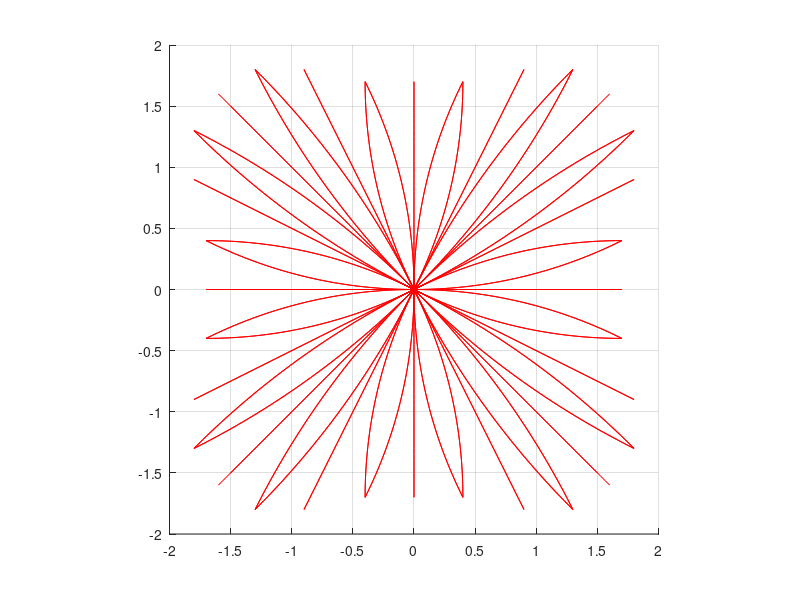

Source code (MATLAB):
function[] = genmprim_unicycle_circular_non_uniform_original (outfilename)
% Generates circular motion primitives with min turning radius and saves them into a file.
% For each angle from the list_of_angles array generates a set of 4 forward moving motion primitives 
% and 4 symmetric backward moving motion primitives. 
%
% This function takes one optional argument - 'outfilename', which specifies
% the location of the output file where motion primitives data is saved.
% If this argiment is omitted, the file name is hardcoded.
%
% The script builds the following types of motion primitives with unique ids for each
% angle from the list_of_angles array:
%
% if has_turn_in_place_prims == 0
%
% 1  -  short forward
% 2  -  long forward
% 3  -  forward and turn left
% 4  -  forward and turn right
% 5  -  short backward
% 6  -  long backward
% 7  -  backward and turn left
% 8  -  backward and turn right
%
% if has_turn_in_place_prims == 1
%
% 1  -  short forward
% 2  -  long forward
% 3  -  forward and turn left
% 4  -  forward and turn right
% 5 -   turn in place forward
% 6  -  short backward
% 7  -  long backward
% 8  -  backward and turn left
% 9  -  backward and turn right
% 10 -  turn in place backward
%
%
% Configurarion parameters:
%   resolution                      grid resolution
%   errmin                          max acceptable error for the distance between the endpoint of the motion primitive and the grid node.
%   rmin_m                          min acceptable turning radius im meters
%   xmin                            min x coordinate for the endpoint of the circular motion primitive
%   ymin                            min y coordinate for the endpoint of the circular motion primitive
%   xmax                            max x coordinate for the endpoint of the circular motion primitive
%   ymax                            max y coordinate for the endpoint of the circular motion primitive
%   countmax                        max number of different acceptable (by errmin and rmax) primitives of different lengths to calculate before choosing the best among them. 
%
%   alfa                            the angle satisfying the condition: alfa = atan(0.5)= 26.56505118 degrees, 0.46364761 radians
%   numberofangles                  number of angles for which motion primitives are generated
%   number_of_base_prims_per_angle  number of base (forward moving) primitives per angle
%   numberofbaseangles              number of base angles: 0, alfa and 45
%                                   degrees. All other angles are rotations or reflections of these base angles.
%   has_backward_prims              can be 1 or 0, if 0, backward moving primitives are not generated. 
%   list_if_angles                  list of angles for which sets of motion primitives are built   
%   degrees: 0 26.5651 45.00 63.4349  90.00  116.5651  135.00  153.4349  180.00  206.5651  225.00  243.4349  270.00  296.5651  315.00  333.4349  360.00
%   radians: 0 0.4538 0.7854 1.1170 1.5708 2.0246 2.3562 2.6878 3.1416 3.5954 3.9270  4.2586 4.7124 5.1662 5.4978  5.8294 6.2832
%   
%   Cost multipliers (multiplier is used as costmult*cost)
%   forwardcostmult                 cost multiplier for the forward motion
%   backwardcostmult                cost multiplier for the backward motion
%   forwardandturncostmult          cost multiplier for the forward-and-turn motion
%   backwardandturncostmult         cost multiplier for the backward-and-turn motion
%
% This script prints 3 coordinates for each motion primitive: x, y, theta
%%%%%

fprintf(1, 'genmprim_unicycle_circular_non_uniform\n');

% configuration parameters
resolution =  0.1; %0.025; %0.1; 
errmin = 0.05; %0.05;
rmin_m = 3.0; %1.0; 
rmin_c = rmin_m/resolution;   
fprintf(1, 'resolution=%f rmin_m=%f meters rmin_c=%f cells errmin=%f\n', resolution, rmin_m, rmin_c, errmin);

if nargin < 1
    %outputFile = 0;
    basefilename = 'non_uniform_';
    outfilename = generate_file_name(basefilename, resolution, rmin_m, errmin);
    fprintf(1, 'outfilename = %s\n', outfilename);
end

xmin = 0; 
ymin = 0; 
xmax = 40; 
ymax = 40;
countmax = 40; 
interm_spacing_m = resolution/2; % Approximate spacing of intermediate poses in meters
interm_spacing_c = interm_spacing_m/resolution;
interm_spacing_rad = 0.05;       % Approximate spacing of intermediate poses in radians
fprintf(1, 'xmin=%f xmax=%f ymin=%f ymax=%f\n', xmin, xmax, ymin, ymax);
fprintf(1, 'countmax=%d interm_spacing_m=%f meters interm_spacing_rad=%f radians\n', countmax, interm_spacing_m, interm_spacing_rad);

numberofangles = 16; 
%number_of_base_prims_per_angle = 4;
%max_number_of_prims_per_angle = 8;
numberofbaseangles = 3;                                 % 0, alfa and 45 degrees
has_backward_prims = 1;
has_turn_in_place_prims = 1;
number_of_base_prims_per_angle = 4 + has_turn_in_place_prims;
max_number_of_prims_per_angle = 2 * number_of_base_prims_per_angle; %this is only needed for arrays memory allocations
numberofprimsperangle = (1 + has_backward_prims) * number_of_base_prims_per_angle; % This is the total number of primitives per angle

totalnumberofprimitives = numberofprimsperangle*numberofangles;
fprintf(1, 'numberofangles=%d number_of_base_prims_per_angle=%d\n', numberofangles, number_of_base_prims_per_angle);
fprintf(1, 'has_backward_prims=%d\n', has_backward_prims);
fprintf(1, 'has_turn_in_place_prims=%d\n', has_turn_in_place_prims);
fprintf(1, 'numberofprimsperangle=%d totalnumberofprimitives=%d\n', numberofprimsperangle, totalnumberofprimitives);

start_x = 0.0;
start_y = 0.0;

%multipliers (multiplier is used as costmult*cost)
forwardcostmult = 1;
backwardcostmult = 5; 
forwardandturncostmult = 2;
backwardandturncostmult = 3;
turninplacecostmult = 5;

costmult = []
if (has_turn_in_place_prims)
    costmult = [forwardcostmult, forwardcostmult, forwardandturncostmult, forwardandturncostmult, turninplacecostmult, backwardcostmult, backwardcostmult, backwardandturncostmult, backwardandturncostmult, turninplacecostmult];
else
    costmult = [forwardcostmult, forwardcostmult, forwardandturncostmult, forwardandturncostmult, tbackwardcostmult, backwardcostmult, backwardandturncostmult, backwardandturncostmult];
end;    

% list of angles increments in discrete units for the end pose of the primitive relative to the start pose
prim_angle_increments = [0, 0, 1, -1];

alfa = 26.56505118; 
alfa1 = alfa*100000000;
beta = 90 - alfa;
beta1 = beta*100000000;
imax = has_backward_prims + 1;
fprintf(1, 'alfa1=%f beta=%f beta1=%f imax=%d\n', alfa1, beta, beta1, imax);

%list_of_angles (degrees): 0 26.5651 45.00 63.4349  90.00  116.5651  135.00  153.4349  180.00  206.5651  225.00  243.4349  270.00  296.5651  315.00  333.4349  360.00
%list_of_angles (radians): 0 0.4538 0.7854 1.1170 1.5708 2.0246 2.3562 2.6878 3.1416 3.5954 3.9270  4.2586 4.7124 5.1662 5.4978  5.8294 6.2832
fprintf(1, '*******************************\n');
list_of_angles = zeros(1, numberofangles+1);
list_of_angles(1:2:17) = (0:45:360);
list_of_angles([2 6 10 14]) = list_of_angles([1 5 9 13]) + alfa;
list_of_angles([4 8 12 16]) = list_of_angles([5 9 13 17]) - alfa;
list_of_angles
list_of_angles = list_of_angles .* pi/180;
list_of_angles
fprintf(1, '*******************************\n');

fout = fopen(outfilename, 'w');
%write the header
fprintf(fout, 'resolution_m: %f\n', resolution);
fprintf(fout, 'min_turning_radius_m: %f\n', rmin_m);
fprintf(fout, 'numberofangles: %d\n', numberofangles);
for angleind = 1:numberofangles
    fprintf(fout, 'angle:%d %.8f\n', angleind-1, list_of_angles(angleind));
end;
fprintf(fout, 'totalnumberofprimitives: %d\n', totalnumberofprimitives);
     
% Note, what is shown x,y,theta changes (not absolute numbers) x aligned
% with the heading of the robot, angles are positive and counterclockwise
    
% Initialize arrays to store acceptable circular primitives before choosing the best among them. 
% We only need 3 base sets of primitives for angles 0, alfa and 45 degrees.
primdata = zeros(numberofbaseangles, max_number_of_prims_per_angle, countmax, 8); % startx, starty, starttheta, endx, endy, endtheta, tvoverrv, rv
primcount = zeros(numberofbaseangles, max_number_of_prims_per_angle);
basemprimendpts_c = zeros(numberofbaseangles, numberofprimsperangle, 6); % x_c, y_c, theta_c, costmult, tvoverrv, rv
        
% Calculate sets of valid primitives with ids 2,3,4 for base angles 0, alfa and 45 degrees. 
% Primitives with id=1 (short forward) will be calculated by re-scaling primitives with id=2 (long forward).
for angleind=1:3
    for primind=2:4
        if (angleind == 1 && primind == 4)
            gen_base_prims(angleind, primind, xmin, xmax, -ymax, -ymin);
        else
            gen_base_prims(angleind, primind, xmin, xmax, ymin, ymax);
        end;
    end;
end;

fprintf(1, '\n');
fprintf(1, 'find best primitives start:\n');
find_best_prims();

fprintf(1, '\n++++++++++++++++++\n');
fprintf(1, 'start writing primitives to file:\n');
fprintf(1, '\n');

h1f = figure(1);
h1a = axes('parent',h1f);
hold on;

s = 2.0; %0.6;
xxmin = -s;
xxmax = s;
yymin = -s;
yymax = s;
xt = 5*resolution;
yt = 5*resolution;
            
axis equal;
axis([xxmin xxmax yymin yymax]);
%axis([-0.5 0.5 -0.5 0.5]);
set(gca,'XTick', xxmin:xt:xxmax);
set(gca,'YTick',yymin:yt:yymax);
grid on;

primposes = [];
primsamples = [];
primendangle = [];

% Iterate over angles
for angleind = 1:numberofangles 
    fprintf(1, '***************\n');
    fprintf(1, 'angleind=%d\n', angleind-1); 

    currentangle = list_of_angles(angleind);
    currentangle_36000int = round(currentangle*18000000000/pi);
            
    fprintf(1, '--------------------\n');
    fprintf(1, 'currentangle=%f currentangle_36000int=%d\n', currentangle, currentangle_36000int); 

    numofsamples0 = zeros(numberofprimsperangle);
    endPoses_c = zeros(numberofprimsperangle, 3); % x_c, y_c, theta_c
    turningradiuses = zeros(numberofprimsperangle);
    intermposes_m = [];
    intermcells_m_orig = []; %zeros(numofsamples, 3); %x,y,theta
    
    for primind = 1:numberofprimsperangle %number_of_base_prims_per_angle %[1,3,4] 
        
        fprintf(1, '+++++++++++++++++++++++++++\n');
        fprintf(1, 'primind=%d\n', primind-1);
        
        %compute which template to use
        if (rem(currentangle_36000int, 9000000000) == 0)
            mprimendpts_c = basemprimendpts_c(1, primind,:);
            angle = currentangle;
            turning_radius = mprimendpts_c(5);
            rvel = mprimendpts_c(6);
            fprintf(1, '0000  angle=%f\n', angle);
        elseif (rem(currentangle_36000int, 4500000000) == 0)
            mprimendpts_c =  basemprimendpts_c(3, primind,:); 
            angle = currentangle - 45*pi/180;
            turning_radius = mprimendpts_c(5);
            rvel = mprimendpts_c(6);
            fprintf(1, '4500 angle=%f\n', angle);
        elseif (rem(currentangle_36000int-beta1, 9000000000) == 0) %6400
            mprimendpts_c =  basemprimendpts_c(2, primind,:); 
            mprimendpts_c(1) =  basemprimendpts_c(2, primind,2); %reeverse x and y
            mprimendpts_c(2) =  basemprimendpts_c(2, primind,1); 
            mprimendpts_c(3) =  -basemprimendpts_c(2, primind,3); %reverse the angle as well
            angle = currentangle - beta*pi/180;
            turning_radius = -mprimendpts_c(5);
            rvel = -mprimendpts_c(6);
            fprintf(1, '90-alfa angle=%f\n', angle); 
        elseif (rem(currentangle_36000int-alfa1, 9000000000) == 0)
            mprimendpts_c =  basemprimendpts_c(2, primind,:);
            angle = currentangle - alfa*pi/180;
            turning_radius = mprimendpts_c(5);
            rvel = mprimendpts_c(6);
            fprintf(1, 'alfa angle=%f\n', angle);
        else
            fprintf(1, 'ERROR: invalid angular resolution. angle = %d\n', currentangle_36000int);
            return;
        end;
        
        [res, turning_radius_center] = generate_intermediate_poses(angleind, primind, currentangle, angle, rvel, turning_radius, mprimendpts_c);
            
        for ii = 1:numofsamples   
                intermposes_m(primind, ii, :) = [intermcells_m(primind,ii,1)*resolution intermcells_m(primind,ii,2)*resolution intermcells_m(primind,ii,3)];  % x, y, theta
                %intermposes_m_orig(primind, iind, :) = [sgn*intermcells_m_orig(iind,1) sgn*intermcells_m_orig(iind,2) intermcells_m(iind,3)];  % x, y, theta
                primposes(angleind, primind, ii, :) = intermposes_m(primind, ii, :);
        end;
        %pause;
        
    end; %for primind = 1:numberofprimsperangle
    
    %output to the mprim file and plot
    for primind = 1:numberofprimsperangle 
            fprintf(fout, 'primID: %d\n', primind-1);
            fprintf(fout, 'startangle_c: %d\n', angleind-1);
            fprintf(fout, 'endpose_c: %d %d %d\n', endPoses_c(primind,1), endPoses_c(primind,2), endPoses_c(primind,3));
                      
            additionalcostmult = costmult(primind);
            
            fprintf(fout, 'additionalactioncostmult: %d\n', additionalcostmult);
            fprintf(fout, 'turning_radius: %.4f\n', turningradiuses(primind));
            
            numofsamples = numofsamples0(primind);
            
            fprintf(fout, 'intermediateposes: %d\n', numofsamples); 
            for interind = 1:numofsamples 
                fprintf(fout, '%.4f %.4f %.4f\n', intermposes_m(primind,interind,1),  intermposes_m(primind,interind,2),  intermposes_m(primind,interind,3));
            end;
            plot(squeeze(intermposes_m(primind, 1:numofsamples, 1)), squeeze(intermposes_m(primind, 1:numofsamples, 2)), 'r');
       
            dl = 0.0;
            if (primind == 3)
                dl = 0.05;
            elseif (primind == 4) 
                dl = -0.05;
            end;
            slabel = [int2str(angleind), '-', int2str(primind)];
            %text(intermposes_m(primind,numofsamples,1)+dl, intermposes_m(primind,numofsamples,2)+dl, slabel); 
            
    end; %primid
    %pause;
end; %angleid

%%%%%%%%%%%%%%%%%%%%%%%******************************

fprintf(1, '!!!!!!!!!!!!!!!!!!!!!!!!!!!!!!!!!!!!!!!!!\n');
fclose('all');

function[] = gen_base_prims(angle_ind, prim_ind, xmin0, xmax0, ymin0, ymax0)
  
    fprintf(1, '\ngen_base_prims: angle_ind=%d prim_ind=%d\n', angle_ind, prim_ind);
    angle_incr = prim_angle_increments(prim_ind);
    start_theta = list_of_angles(angle_ind);
    if (angle_ind == 1 && angle_incr == -1)
        end_theta = -list_of_angles(2); 
    else
        end_theta = list_of_angles(angle_ind + angle_incr); 
    end;

    for i=1:imax
        count = 0; 
        if (i == 1)
            xmn0 = xmin0;
            xmx0 = xmax0;
            ymn0 = ymin0;
            ymx0 = ymax0;
            prm_ind = prim_ind;
        else
            xmn0 = -xmax0;
            xmx0 = -xmin0;
            ymn0 = -ymax0;
            ymx0 = -ymin0;
            prm_ind = prim_ind + number_of_base_prims_per_angle;   %4;
        end;
        basemprimendpts_c(angle_ind, prm_ind, 3) = angle_incr;
      
        fprintf(1, '\nangle_ind=%d prm_ind=%d\n', angle_ind, prm_ind);
        fprintf(1, 'start_theta=%f end_theta=%f basemprimendpts_c(3)=%f angle_incr=%d\n', start_theta, end_theta, basemprimendpts_c(angle_ind,prim_ind,3), angle_incr);
        
        %fprintf(1,'xmn0=%f xmx0=%f\n', xmn0,xmx0);
        %fprintf(1,'ymn0=%f ymx0=%f\n', ymn0,ymx0);
        
        for endx_c = xmn0:xmx0
            for endy_c = ymn0:ymx0
                prim_endx_c = endx_c;
                prim_endy_c = endy_c;

                if (prim_ind == 3 || prim_ind == 4)
                    R = [sin(end_theta) - sin(start_theta); cos(start_theta) - cos(end_theta)];
                    RT = R';
                    B = [prim_endx_c - start_x; prim_endy_c - start_y];
                    tvoverrv = pinv(RT*R)*RT*B;
                    if (abs(tvoverrv) < rmin_c) 
                        continue;
                    end;

                    rv = end_theta - start_theta;
                    tv = rv*tvoverrv;
                    err = abs(R*tvoverrv - B);
                    errxy = norm(err); 

                    if (errxy < errmin)    
                        fprintf(1, 'count=%d endx_c=%d endy_c=%d errxy=%f tvoverrv=%f rv=%f tv=%f prim_endx_c=%f prim_endy_c=%f\n', count, endx_c, endy_c, errxy, tvoverrv, rv, tv, prim_endx_c, prim_endy_c);
                    end
                else
                    yy = prim_endx_c*tan(end_theta);
                    errxy = abs(prim_endy_c - yy);
                    tvoverrv = sqrt(prim_endx_c*prim_endx_c + yy*yy);
                    rv = 0.0;
                    tv = tvoverrv;
    %                 if (errxy < 2*errmin) 
    %                     fprintf(1, 'count=%d endx_c=%d endy_c=%d errxy=%f tvoverrv=%f rv=%f tv=%f prim_endx_c=%f prim_endy_c=%f\n', count, endx_c, endy_c, errxy, tvoverrv, rv, tv, prim_endx_c, prim_endy_c);
    %                 end
                end; 

                if (errxy > errmin) 
                     continue;
                end;

                if (count+1 > countmax) 
                    fprintf(1, 'endy: count = %d, countmax = %d\n', count, countmax);
                    break;
                end;
                count = count + 1;
                
                primdata(angle_ind, prm_ind, count, 1) = start_x;
                primdata(angle_ind, prm_ind, count, 2) = start_y;
                primdata(angle_ind, prm_ind, count, 3) = start_theta;
                primdata(angle_ind, prm_ind, count, 4) = prim_endx_c;
                primdata(angle_ind, prm_ind, count, 5) = prim_endy_c;
                primdata(angle_ind, prm_ind, count, 6) = end_theta;
                primdata(angle_ind, prm_ind, count, 7) = tvoverrv;
                primdata(angle_ind, prm_ind, count, 8) = rv;
                %pause;
            end; %for end_y

            if (count+1 > countmax) 
                fprintf(1, 'endx: count = %d, countmax = %d\n', count, countmax);
                break;
            end;

        end; %for end_x
        primcount(angle_ind, prm_ind) = count;
        fprintf(1, 'count=%f\n', primcount(angle_ind, prm_ind));
        
    end %for i=1:imax
end

function[] = find_best_prims()
    % First find the motion primitive for angle_ind = 1 and prim_ind = 4
    % with minimal turning radius among selected set of primitives that
    % satisfy the given min turning radius and epsilon conditions.
    
    [rmin0, countmin] = min(abs(primdata(1, 4, 1:primcount(1, 4), 7)));
    fprintf(1, 'countmin=%f rmin0=%f\n', countmin, rmin0);
   
    %Iterate over all saved motion primitives for all angles and for each
    %angle find a set of primitives with turning radius closest to the min radius found above. 
    
    rrm = rmin0;
    %rrm = 30.0;
    %rad = [];
    
    for angle_id=1:numberofbaseangles
    
        fprintf(1, '*************  angle_id=%f  *********\n', angle_id);
    
        i1 = number_of_base_prims_per_angle + 3;  %7;
        i2 = number_of_base_prims_per_angle + 4;  %8;
        
        for prim_ind = [3,4,i1,i2] %4:-1:3
            if (has_backward_prims == 0 && prim_ind > number_of_base_prims_per_angle)  %>4
                continue;
            end
                        
            fprintf(1, '-------------  prim_ind=%f  -----------\n', prim_ind);  
                        
%            [dmin, countmin] = min(abs(abs(primdata(angle_id, prim_ind, 1:primcount(angle_id, prim_ind), 7)) - rmin0));
%              if (angle_id == 1)
%                  rrm = rmin0;
%              elseif (prim_ind == 3)
%                  rrm = rad(angle_id, 4);
%              else
%                  rrm = rad(angle_id-1, 3);
%              end;
             fprintf(1, 'rrm=%f\n', rrm);
             
             fprintf(1, 'primcount(angle_id, prim_ind)=%d\n', primcount(angle_id, prim_ind));
            
            [dmin, countmin] = min(abs(abs(primdata(angle_id, prim_ind, 1:primcount(angle_id, prim_ind), 7)) - rrm));
            fprintf(1, 'countmin=%f dmin=%f\n', countmin, dmin);
        
            tvoverrv = primdata(angle_id, prim_ind, countmin, 7);
            %rad(angle_id, prim_ind) = abs(tvoverrv);
            
            rv = primdata(angle_id, prim_ind, countmin, 6) - primdata(angle_id, prim_ind, countmin, 3);
            tv = rv*tvoverrv;
            fprintf(1, 'tvoverrv=%f rv=%f tv=%f\n', tvoverrv, rv, tv);

            basemprimendpts_c(angle_id, prim_ind, 1) = primdata(angle_id, prim_ind, countmin, 4);
            basemprimendpts_c(angle_id, prim_ind, 2) = primdata(angle_id, prim_ind, countmin, 5);
            basemprimendpts_c(angle_id, prim_ind, 5) = primdata(angle_id, prim_ind, countmin, 7);
            basemprimendpts_c(angle_id, prim_ind, 6) = primdata(angle_id, prim_ind, countmin, 8);
            
            fprintf(1, 'basemprimendpts_c=%f %f %f %f %f %f\n', basemprimendpts_c(angle_id, prim_ind, :)); %x, y, angle_incr, costmult,tvoverrv, rv
        end;
           
        for i = 1:imax
            %prim_ind = 2; %long forward
            prim_ind = 2 + (i-1)*number_of_base_prims_per_angle;  %4;
            fprintf(1, '-------------  prim_ind=%f  -----------\n', prim_ind); 
            i1 = prim_ind+1;
            i2 = prim_ind+2;
            
            x = (basemprimendpts_c(angle_id, i1, 1) + basemprimendpts_c(angle_id, i2, 1))/2;
            y = (basemprimendpts_c(angle_id, i1, 2) + basemprimendpts_c(angle_id, i2, 2))/2;
            fprintf(1, 'x=%f y=%f primcount=%d\n', x, y, primcount(angle_id, prim_ind));
        
            [dmin, countmin] = min(sqrt((primdata(angle_id, prim_ind, 1:primcount(angle_id, prim_ind), 4)-x).^2 + (primdata(angle_id, prim_ind, 1:primcount(angle_id, prim_ind), 5)-y).^2));
        
            fprintf(1, 'angle_id=%d prim_ind=%d countmin=%d dmin=%f\n', angle_id, prim_ind, countmin, dmin);
            basemprimendpts_c(angle_id, prim_ind, 1) = primdata(angle_id, prim_ind, countmin, 4);
            basemprimendpts_c(angle_id, prim_ind, 2) = primdata(angle_id, prim_ind, countmin, 5);
            fprintf(1, 'basemprimendpts_c=%f %f %f %f %f %f\n', basemprimendpts_c(angle_id, prim_ind, :));
        
            %prim_ind = 1; %short forward
            i1 = prim_ind;
            prim_ind = prim_ind - 1;
            fprintf(1, '-------------  prim_ind=%f  -----------\n', prim_ind); 
            x = basemprimendpts_c(angle_id, i1, 1);
            y = basemprimendpts_c(angle_id, i1, 2);
            d = nonzero_min(abs(x), abs(y));
            basemprimendpts_c(angle_id, prim_ind, 1) = x/d;
            basemprimendpts_c(angle_id, prim_ind, 2) = y/d; 
            fprintf(1, 'basemprimendpts_c=%f %f %f %f %f %f\n', basemprimendpts_c(angle_id, prim_ind, :));
            
            %prim_ind = 5; %short forward
            if (has_turn_in_place_prims == 1)
                prim_ind = 5 + (i-1)*number_of_base_prims_per_angle;
                fprintf(1, '-------------  prim_ind=%f  -----------\n', prim_ind); 
                basemprimendpts_c(angle_id, prim_ind, 1) = 0.0;
                basemprimendpts_c(angle_id, prim_ind, 2) = 0.0; 
                if (prim_ind == 5)
                    i1 = prim_ind-2;
                else
                    i1 = prim_ind-1;
                end;
                basemprimendpts_c(angle_id, prim_ind, 3) = basemprimendpts_c(angle_id, i1, 3); 
                basemprimendpts_c(angle_id, prim_ind, 5) = 0.0;
                basemprimendpts_c(angle_id, prim_ind, 6) = basemprimendpts_c(angle_id, i1, 6); 
                fprintf(1, 'basemprimendpts_c=%f %f %f %f %f %f\n', basemprimendpts_c(angle_id, prim_ind, :));
            end
        end;
    end;
end

%generate intermediate poses (remember they are w.r.t 0,0 (and not centers of the cells)
function[res, turning_radius_center] = generate_intermediate_poses(angleind, primind, currentangle, angle, rvel, turning_radius, mprimendpts_c)
      
    baseendpose_c = mprimendpts_c(1:3);
    endtheta_c = rem(angleind - 1 + baseendpose_c(3), numberofangles);
   
    fprintf(1,'\n');
    fprintf(1, 'generate_intermediate_poses start\n');
    fprintf(1, 'baseendpose_c: %f %f %f endtheta_c=%d\n', baseendpose_c, endtheta_c); 
    startpt = [0 0 currentangle];
        
    endx_c = round(baseendpose_c(1)*cos(angle) - baseendpose_c(2)*sin(angle));        
    endy_c = round(baseendpose_c(1)*sin(angle) + baseendpose_c(2)*cos(angle));
    if (angleind == 1 && endtheta_c == -1) 
        end_angle = -list_of_angles(2);
    else
        end_angle = list_of_angles(endtheta_c + 1);
    end;
    endpt = [endx_c endy_c end_angle];
        
    dist_m = sqrt(sum((endpt(1:2) - startpt(1:2)).^2));
    dist_rad = abs(currentangle - end_angle);
    fprintf(1, 'currentangle=%f end_angle=%f\n', currentangle, end_angle);

    if (endx_c == 0 && endy_c == 0)
        numofsamples = abs(round(dist_rad/interm_spacing_rad));
    else
        numofsamples = floor(dist_m/interm_spacing_c) + 1;
    end;
    %numofsamples = 1 + max(round(dist_m/interm_spacing_m), abs(round(dist_rad/interm_spacing_rad)));
    fprintf(1, 'endx_c=%f endy_c=%f endtheta_c=%d turning_radius=%f rvel=%f transformation angle=%f end_angle=%f numofsamples=%d dist_m=%f dist_rad=%f\n', endx_c, endy_c, endtheta_c, turning_radius, rvel, angle*180/pi, end_angle, numofsamples, dist_m, dist_rad);
    numofsamples0(primind) = numofsamples;
                  
    if (baseendpose_c(3) == 0) %move forward/backward   
        for iind = 1:numofsamples
            dt = (iind-1)/(numofsamples-1);
            intermcells_m(primind, iind,:) = [startpt(1) + (endpt(1) - startpt(1))*dt ...
                                    startpt(2) + (endpt(2) - startpt(2))*dt ...
                                    rem(startpt(3) + (endpt(3) - startpt(3))*dt, 2*pi)];
        end;   
        res = correct_poses();
        turning_radius_center = 0.0;
    elseif (endx_c == 0 && endy_c == 0) %turn in place
         for iind = 1:numofsamples
            dt = (iind-1)/(numofsamples-1);
            dtheta = rvel*dt + startpt(3);
            intermcells_m(primind, iind,:) = [0.0 0.0 dtheta];
         end;
         res = correct_poses();
         turning_radius_center = 0.0;
    else
        for iind = 1:numofsamples  
            dt = (iind-1)/(numofsamples-1);
      
            dtheta = rvel*dt + startpt(3);              
            x = startpt(1) + turning_radius*(sin(dtheta) - sin(startpt(3)));
            y = startpt(2) + turning_radius*(cos(startpt(3)) - cos(dtheta));
            intermcells_m(primind, iind,:)  = [x y dtheta];
%             fprintf(1, 'iind=%d dt=%f x=%f y=%f dtheta=%f %f %f\n', iind, dt, intermcells_m(iind,1), intermcells_m(iind,2), dtheta, x, y);
        end;     
        res = correct_poses();
        [turning_radius_center, arc_len_m, turn_angle] = average_turning_radius();
    end; 
    %pause;
      
    k = primind;
    endPoses_c(k, :) =  [round(endx_c) round(endy_c) round(endtheta_c)]; 
    turningradiuses(k) = turning_radius*resolution;
    turningradiuses_center(k) = turning_radius_center;

    primsamples(angleind, k) = numofsamples;
    primendangle(angleind, k) = endtheta_c;
    %pause;
    
    function[turn_rad_aver, arc_len_m, turn_angle] = average_turning_radius()
        
        turn_angle = 0.0;
        turn_rad_aver = 0.0;
        arc_len_m = 0.0;
        for ind = 1:numofsamples 
            if (ind > 1)
                dx = intermcells_m(primind, ind,1) - intermcells_m(primind, ind-1,1);
                dy = intermcells_m(primind, ind,2) - intermcells_m(primind, ind-1,2);
                ds = sqrt(dx*dx + dy*dy);
                dth = (intermcells_m(primind, ind,3) - intermcells_m(primind, ind-1,3));
                arc_len_m = arc_len_m + ds;
                turn_angle = turn_angle + dth;
                turn_rad = ds/dth;
                turn_rad_aver = turn_rad_aver + abs(turn_rad);
                %fprintf(1, 'ind=%d ds=%f dth=%f turn_rad=%f\n', ind, ds, dth, turn_rad);
            end;
        end
        turn_rad_aver = turn_rad_aver/(numofsamples - 1);
        turn_angle = abs(turn_angle);
        fprintf('arc_len_m = %f turn_angle = %f turn_rad_aver = %f\n', arc_len_m, turn_angle, turn_rad_aver);
    end
        
    %correct intermediate poses using interpolation to place the end point of the motion primitive exactly to the grid node.
    function[status] = correct_poses()
        
        status = true;
        %error = [endpt(1) - intermcells_m(primind, numofsamples,1) endpt(2) - intermcells_m(primind, numofsamples,2) endpt(3) - intermcells_m(primind, numofsamples,3)];
        errx = endpt(1) - intermcells_m(primind, numofsamples,1);
        erry = endpt(2) - intermcells_m(primind, numofsamples,2);
        errth = endpt(3) - intermcells_m(primind, numofsamples,3);
        
        fprintf(1, '********************\n');
        fprintf(1, 'correction:\n');
        fprintf(1,'numofsamples = %d\n', numofsamples);
        fprintf(1, 'startpt(1)=%f startpt(2)=%f startpt(3)=%f\n', startpt(1), startpt(2), startpt(3));
        fprintf(1, 'endpt(1)=%f endpt(2)=%f endpt(3)=%f\n', endpt(1), endpt(2), endpt(3));
        fprintf(1, 'mprimendpts_c(1)=%f mprimendpts_c(2)=%f mprimendpts_c(3)=%f\n', mprimendpts_c(1), mprimendpts_c(2), mprimendpts_c(3));
        
        fprintf(1, 'error: dx %f dy %f dtheta %f\n', errx, erry, errth);
        
        R0 = [sin(end_angle) - sin(startpt(3)); cos(startpt(3)) - cos(end_angle)];
        RT0 = R0';
        B0 = [endpt(1) - start_x; endpt(2) - start_y];
        tr = abs(pinv(RT0*R0)*RT0*B0);
        fprintf(1, 'tr = %f\n', tr);
    
        if (tr > 0 && tr < rmin_m) 
            fprintf(1, 'WARNING: After interpolation turning radius is less than the specified min!\n');
            status = false;
        end;
                
        interpfactor = 0:1/(numofsamples-1):1;
        
        %save original motion for display purposes only
        for i=1:numofsamples
            intermcells_m_orig(primind, i,1) = intermcells_m(primind, i,1); 
            intermcells_m_orig(primind, i,2) = intermcells_m(primind, i,2); 
            intermcells_m_orig(primind, i,3) = intermcells_m(primind, i,3); 
        end;
                
        %correct intermideate poses using interpolation
        for i=1:numofsamples
            intermcells_m(primind, i,1) = intermcells_m(primind, i,1) + errx*interpfactor(i);
            intermcells_m(primind, i,2) = intermcells_m(primind, i,2) + erry*interpfactor(i);
        end;
    end
end

function d = nonzero_min(x,y)
    if (x == 0)
        d = y;
    elseif (y == 0)
        d = x;
    else
        d = min(x, y);
    end;
end

function[x1,y1,theta1] = rotate(x,y,theta,theta0)
	x1 = x * cos(theta0) - y * sin(theta0);
	y1 = x * sin(theta0) + y * cos(theta0);
    
    r = [cos(theta/2), 0.0, 0.0, sin(theta/2)];
	q = [cos(theta0/2), 0.0, 0.0, sin(theta0/2)];
	
	f(1) = (r(1) * q(1)) - (r(2) * q(2)) - (r(3) * q(3)) - (r(4) * q(4));
	f(2) = (r(1) * q(2)) + (r(2) * q(1)) - (r(3) * q(4)) + (r(4) * q(3));
	f(3) = (r(1) * q(3)) + (r(2) * q(4)) + (r(3) * q(1)) - (r(4) * q(2));
	f(4) = (r(1) * q(4)) - (r(2) * q(3)) + (r(3) * q(2)) + (r(4) * q(1));
    theta1 = 2*atan2(f(4), f(1));
end

function[x1,y1,theta1] = rotate_clockwise(x,y,theta,theta0)
	   
    r = [cos(theta/2), 0.0, 0.0, sin(theta/2)];
	q = [cos(theta0/2), 0.0, 0.0, sin(theta0/2)];
    q(4) = -q(4);
    theta00 = 2*atan2(q(4), q(1));
    
    x1 = x * cos(theta00) - y * sin(theta00);
	y1 = x * sin(theta00) + y * cos(theta00);
    	
	f(1) = (r(1) * q(1)) - (r(2) * q(2)) - (r(3) * q(3)) - (r(4) * q(4));
	f(2) = (r(1) * q(2)) + (r(2) * q(1)) - (r(3) * q(4)) + (r(4) * q(3));
	f(3) = (r(1) * q(3)) + (r(2) * q(4)) + (r(3) * q(1)) - (r(4) * q(2));
	f(4) = (r(1) * q(4)) - (r(2) * q(3)) + (r(3) * q(2)) + (r(4) * q(1));
    theta1 = 2*atan2(f(4), f(1));
end

function[x1,y1,theta1] = add_origin_and_turn(x,y,theta, x0,y0,theta0)
	[x1,y1,theta1] = rotate(x,y,theta,theta0);
	x1 = x1 + x0;
	y1 = y1 + y0;
end

function[x1,y1,theta1] = remove_origin_and_turn(x,y,theta, x0,y0,theta0)
   	x2 = x - x0;
	y2 = y - y0;
    [x1,y1,theta1] = rotate_clockwise(x2,y2,theta,theta0);
end

function[x2,y2,theta2] = transform(x0, y0, theta0, start_theta)
    [x1,y1,theta1] = add_origin_and_turn(1.0,0.0,0.0, x0,y0,theta0);
    x2 = x1 - cos(start_theta);
    y2 = y1 - sin(start_theta);
    theta2 = theta1;
end

function[outfilename] = generate_file_name(base_name, res, rmin_m, errmin)
    res_s = num2str(res, 2);
    res_s = strrep(res_s, '.', '');
    rmin_s = num2str(rmin_m, 2);
    rmin_s = strrep(rmin_s, '.', '');
    err_s = num2str(errmin, 2);
    err_s = strrep(err_s, '.', '');
    outfilename1 = strcat(base_name, 'res');
    outfilename2 = strcat(outfilename1, res_s);
    outfilename1 = strcat(outfilename2, '_rad');
    outfilename2 = strcat(outfilename1, rmin_s);
    outfilename1 = strcat(outfilename2, '_err');
    outfilename2 = strcat(outfilename1, err_s);
    outfilename = strcat(outfilename2, '.mprim');
end

end
